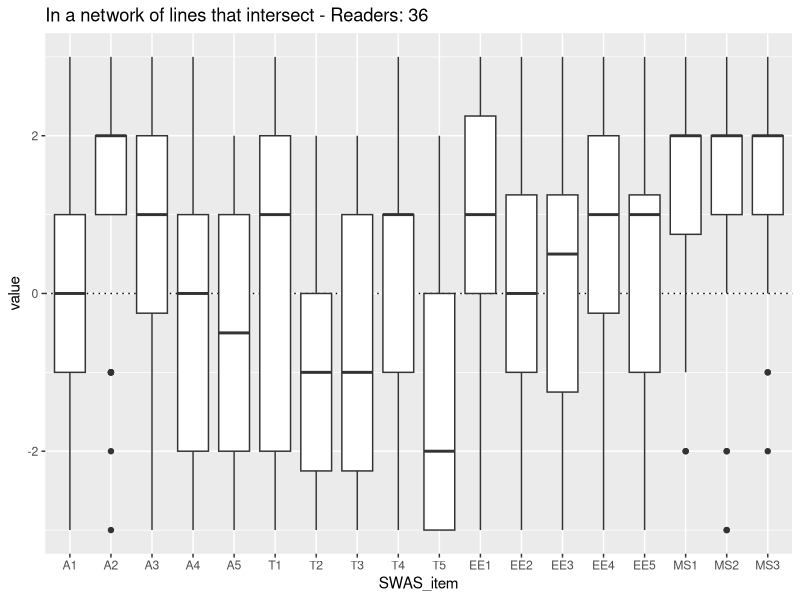
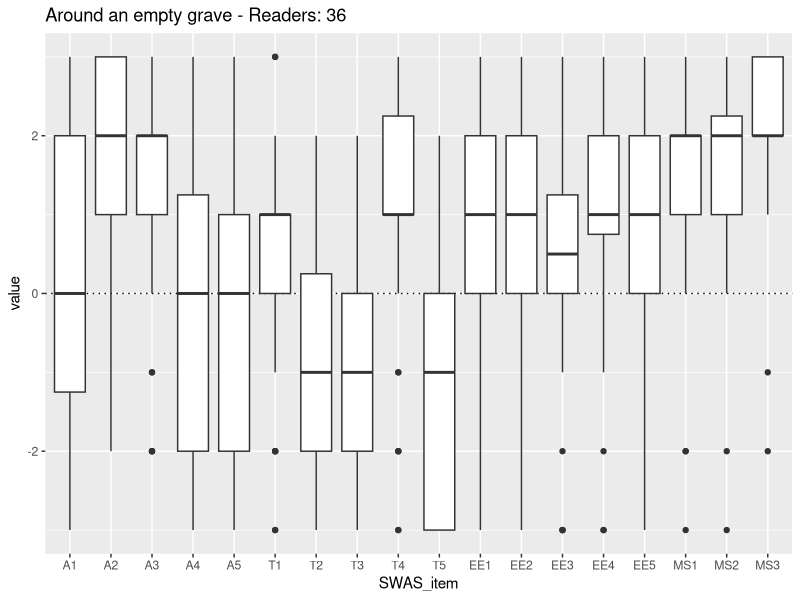
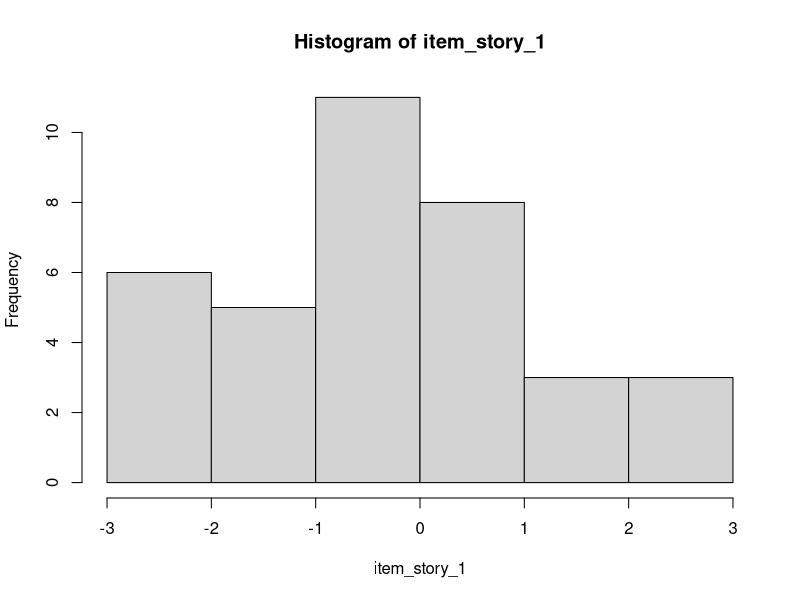
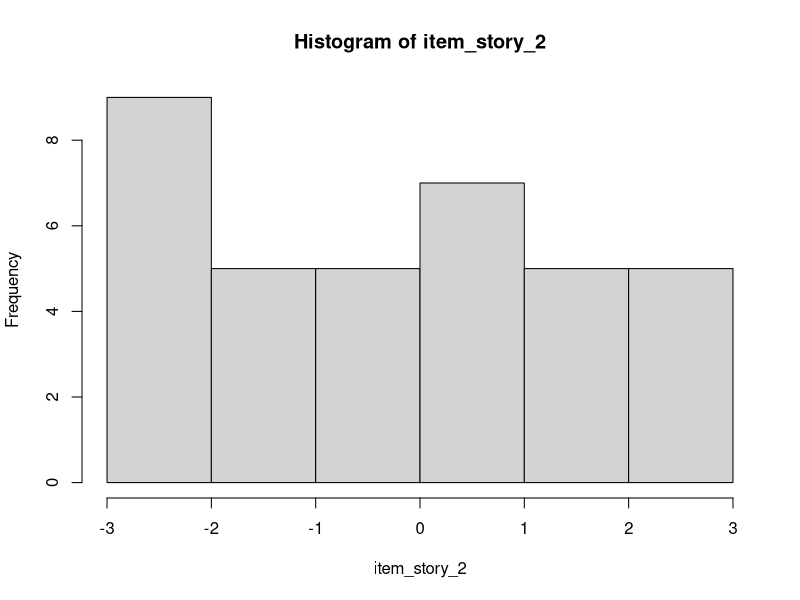
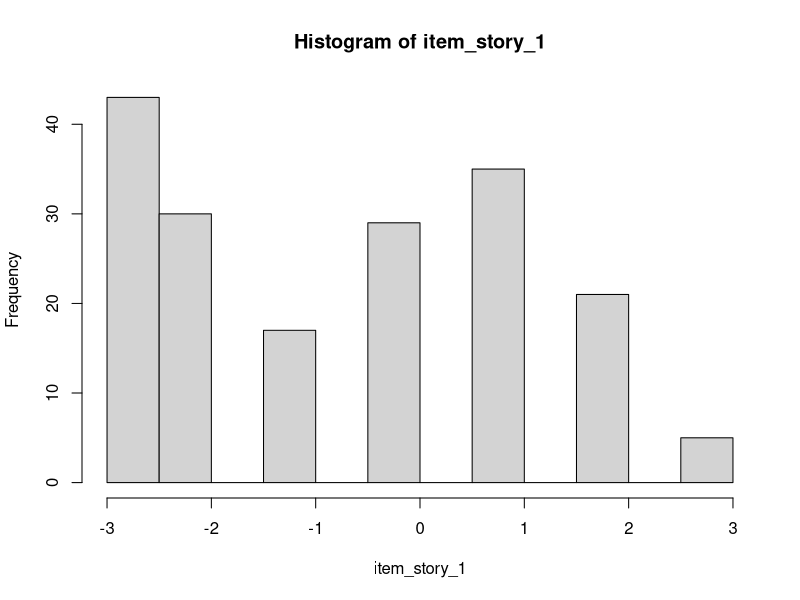
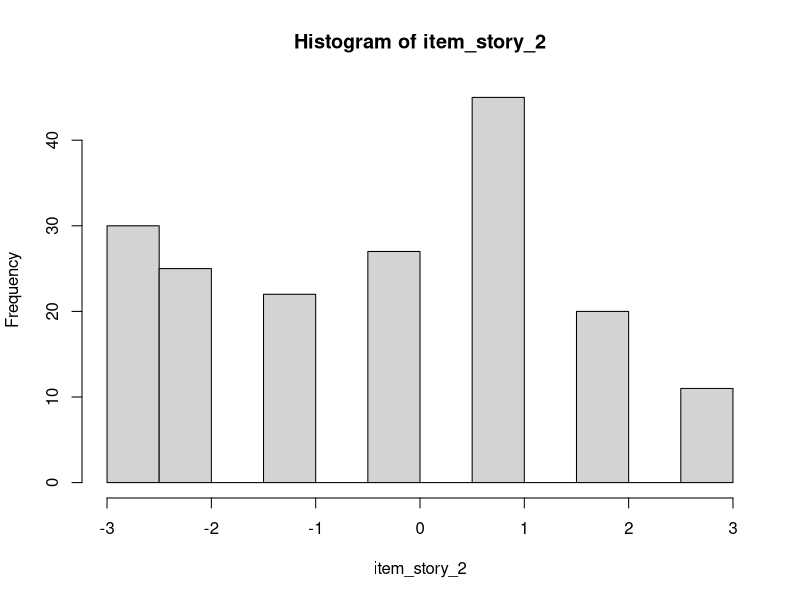
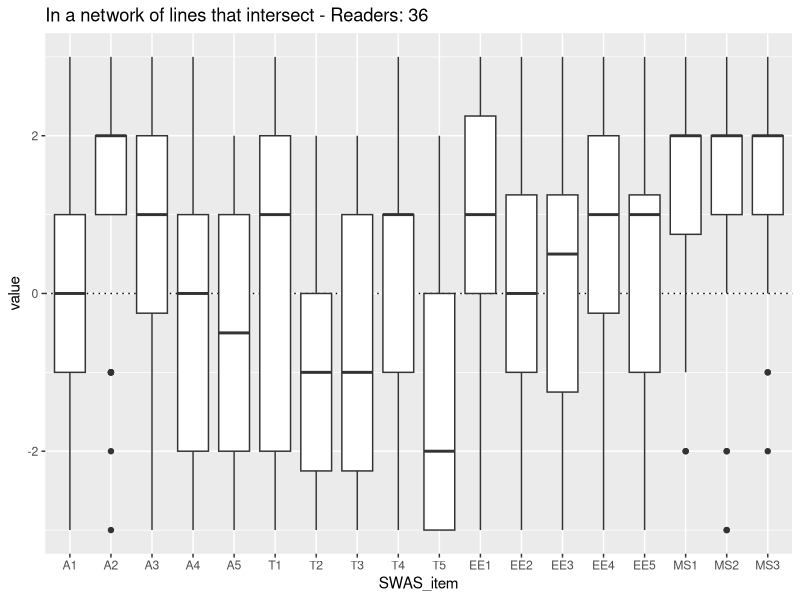
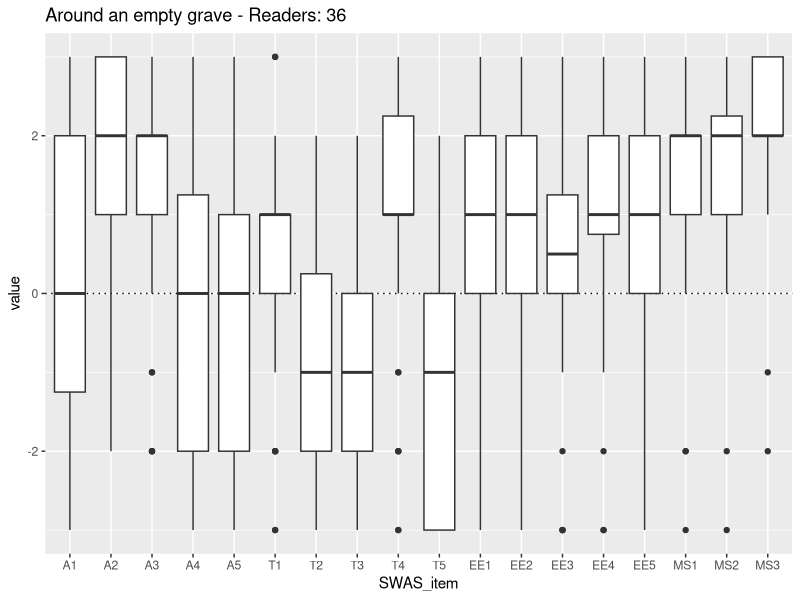

R code for these plots, in order:
# Story_World_Absoption

library(tidyverse)
library(reshape2)

# 1. Read the data (into a dataframe)
SWAS_1 <- read.csv("data/Story_Word_Absorption/Network_lines.csv", header = T, row.names = 1)

# prepare data for visualization
SWAS_melt <- melt(t(SWAS_1))
colnames(SWAS_melt) <- c("SWAS_item", "user", "value")
my_plot <- ggplot(SWAS_melt, aes(x=SWAS_item, y=value)) +
  ggtitle(paste("In a network of lines that intersect", "- Readers:", length(SWAS_1$A1))) +
  geom_hline(yintercept=0, linetype="dotted") +
  geom_boxplot()

# visualize data
my_plot

# save to file
ggsave(my_plot, filename = "story_1.png", scale = 2)

# 2. Read the data (into a dataframe) for story 2
SWAS_2 <- read.csv("data/Story_Word_Absorption/Empty_grave.csv", header = T, row.names = 1)

# prepare data for visualization
SWAS_melt <- melt(t(SWAS_2))
colnames(SWAS_melt) <- c("SWAS_item", "user", "value")
my_plot <- ggplot(SWAS_melt, aes(x=SWAS_item, y=value)) +
  ggtitle(paste("Around an empty grave", "- Readers:", length(SWAS_2$A1))) +
  geom_hline(yintercept=0, linetype="dotted") +
  geom_boxplot()

# visualize data
my_plot

# save to file
ggsave(my_plot, filename = "story_2.png", scale = 2)

# 3. compare single items in the two stories

# define the item you want to analyze
my_item <- "A1"

# isolate it in the two stories
item_story_1 <- SWAS_1 %>% select(all_of(my_item)) %>% unlist()
item_story_2 <- SWAS_2 %>% select(all_of(my_item)) %>% unlist()

# run descriptive statistics
summary(item_story_1)
hist(item_story_1)
shapiro.test(item_story_1)
# if p-value of Shapiro-Wilk normality test is < 0.05, then data is not normally distributed

summary(item_story_2)
hist(item_story_2)
shapiro.test(item_story_2)
# if p-value of Shapiro-Wilk normality test is < 0.05, then data is not normally distributed

# to get an overview of the distribution, let's join the two series
shapiro.test(c(item_story_1, item_story_2))

# as data is not normally distributed, a comparison between the two series should be done using Wilcoxon test
wilcox.test(item_story_1, item_story_2, paired = T, alternative = "less") 
# note 1: paired is true because we are comparing reactions by the same student to two different stories (should be false if comparing two groups of unrelated measurements)
# note 2: alternative is "less" because we want to test if item_story_1 is significantly less than item_story_2 (this because we know that mean and median are lower). If item_story_1 were higher, we should have used alternative = "greater"
# interpretation of the result: if p-value of Wilcoxon test is < 0.05, then the first series of answers (for story_1) has significantly lower values than the second series of answers (for story_2)

# note: if data were normally distributed, then you should have run a t-test
t.test(item_story_1, item_story_2, paired = T, alternative = "less")

### Your turn!
# find an item for which there is a significant difference

# 4. Alternative approach. Work on all items in a dimension

# define the item you want to analyze
my_item <- paste("T", 1:5, sep = "")
my_item

# isolate it in the two stories
item_story_1 <- SWAS_1 %>% select(all_of(my_item)) %>% unlist()
item_story_2 <- SWAS_2 %>% select(all_of(my_item)) %>% unlist()

# run descriptive statistics
summary(item_story_1)
hist(item_story_1)
shapiro.test(item_story_1)
# if p-value of Shapiro-Wilk normality test is < 0.05, then data is not normally distributed

summary(item_story_2)
hist(item_story_2)
shapiro.test(item_story_2)
# if p-value of Shapiro-Wilk normality test is < 0.05, then data is not normally distributed

# as data is not normally distributed, a comparison between the two series should be done using Wilcoxon test
wilcox.test(item_story_1, item_story_2, paired = T, alternative = "less")
# interpretation of the result: if p-value of Wilcoxon test is < 0.05, then the first series of answers (for story_1) has significantly lower values than the second series of answers (for story_2)
